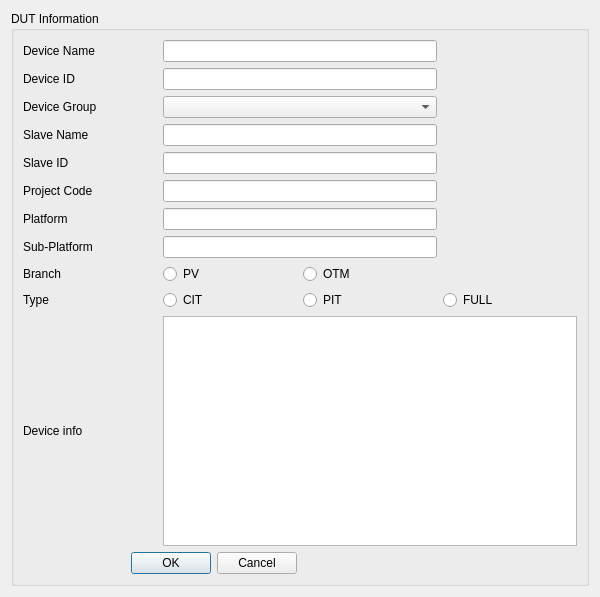
<?xml version="1.0" encoding="UTF-8"?>
<ui version="4.0">
 <class>Dialog</class>
 <widget class="QDialog" name="Dialog">
  <property name="geometry">
   <rect>
    <x>0</x>
    <y>0</y>
    <width>600</width>
    <height>597</height>
   </rect>
  </property>
  <property name="windowTitle">
   <string>DUT information</string>
  </property>
  <layout class="QGridLayout" name="gridLayout_2">
   <item row="0" column="0">
    <widget class="QGroupBox" name="groupBox">
     <property name="title">
      <string>DUT Information</string>
     </property>
     <layout class="QGridLayout" name="gridLayout">
      <item row="0" column="0">
       <widget class="QLabel" name="label">
        <property name="text">
         <string>Device Name</string>
        </property>
       </widget>
      </item>
      <item row="0" column="1" colspan="2">
       <widget class="QLineEdit" name="DeviceNamelineEdit"/>
      </item>
      <item row="1" column="0">
       <widget class="QLabel" name="label_2">
        <property name="text">
         <string>Device ID</string>
        </property>
       </widget>
      </item>
      <item row="1" column="1" colspan="2">
       <widget class="QLineEdit" name="DeviceIDlineEdit"/>
      </item>
      <item row="2" column="0">
       <widget class="QLabel" name="label_4">
        <property name="text">
         <string>Device Group</string>
        </property>
       </widget>
      </item>
      <item row="3" column="0">
       <widget class="QLabel" name="label_5">
        <property name="text">
         <string>Slave Name</string>
        </property>
       </widget>
      </item>
      <item row="3" column="1" colspan="2">
       <widget class="QLineEdit" name="SlaveDeviceNameLineEdit"/>
      </item>
      <item row="4" column="0">
       <widget class="QLabel" name="label_6">
        <property name="text">
         <string>Slave ID</string>
        </property>
       </widget>
      </item>
      <item row="4" column="1" colspan="2">
       <widget class="QLineEdit" name="SlaveDeviceIDLineEdit"/>
      </item>
      <item row="5" column="0">
       <widget class="QLabel" name="label_7">
        <property name="text">
         <string>Project Code</string>
        </property>
       </widget>
      </item>
      <item row="5" column="1" colspan="2">
       <widget class="QLineEdit" name="ProjectCodeLineEdit"/>
      </item>
      <item row="6" column="0">
       <widget class="QLabel" name="label_10">
        <property name="text">
         <string>Platform</string>
        </property>
       </widget>
      </item>
      <item row="6" column="1" colspan="2">
       <widget class="QLineEdit" name="PlatformLineEdit"/>
      </item>
      <item row="7" column="0">
       <widget class="QLabel" name="label_11">
        <property name="text">
         <string>Sub-Platform</string>
        </property>
       </widget>
      </item>
      <item row="7" column="1" colspan="2">
       <widget class="QLineEdit" name="SubPlatformLineEdit"/>
      </item>
      <item row="8" column="0">
       <widget class="QLabel" name="label_8">
        <property name="text">
         <string>Branch</string>
        </property>
       </widget>
      </item>
      <item row="8" column="1">
       <widget class="QRadioButton" name="radioButtonPV">
        <property name="text">
         <string>PV</string>
        </property>
        <property name="autoExclusive">
         <bool>false</bool>
        </property>
       </widget>
      </item>
      <item row="8" column="2">
       <widget class="QRadioButton" name="radioButtonOTM">
        <property name="text">
         <string>OTM</string>
        </property>
        <property name="autoExclusive">
         <bool>false</bool>
        </property>
       </widget>
      </item>
      <item row="9" column="0">
       <widget class="QLabel" name="label_9">
        <property name="text">
         <string>Type</string>
        </property>
       </widget>
      </item>
      <item row="9" column="1">
       <widget class="QRadioButton" name="radioButtonCIT">
        <property name="text">
         <string>CIT</string>
        </property>
        <property name="autoExclusive">
         <bool>false</bool>
        </property>
       </widget>
      </item>
      <item row="9" column="2">
       <widget class="QRadioButton" name="radioButtonPIT">
        <property name="text">
         <string>PIT</string>
        </property>
        <property name="autoExclusive">
         <bool>false</bool>
        </property>
       </widget>
      </item>
      <item row="9" column="3">
       <widget class="QRadioButton" name="radioButtonFULL">
        <property name="text">
         <string>FULL</string>
        </property>
        <property name="autoExclusive">
         <bool>false</bool>
        </property>
       </widget>
      </item>
      <item row="10" column="0">
       <widget class="QLabel" name="label_3">
        <property name="text">
         <string>Device info</string>
        </property>
       </widget>
      </item>
      <item row="10" column="1" colspan="3">
       <widget class="QTextEdit" name="DeviceInfoTextEdit"/>
      </item>
      <item row="11" column="0" colspan="2">
       <widget class="QDialogButtonBox" name="buttonBox">
        <property name="orientation">
         <enum>Qt::Horizontal</enum>
        </property>
        <property name="standardButtons">
         <set>QDialogButtonBox::Cancel|QDialogButtonBox::Ok</set>
        </property>
       </widget>
      </item>
      <item row="2" column="1" colspan="2">
       <widget class="QComboBox" name="DeviceGroupComboBox"/>
      </item>
     </layout>
    </widget>
   </item>
  </layout>
 </widget>
 <resources/>
 <connections>
  <connection>
   <sender>buttonBox</sender>
   <signal>accepted()</signal>
   <receiver>Dialog</receiver>
   <slot>accept()</slot>
   <hints>
    <hint type="sourcelabel">
     <x>248</x>
     <y>254</y>
    </hint>
    <hint type="destinationlabel">
     <x>157</x>
     <y>274</y>
    </hint>
   </hints>
  </connection>
  <connection>
   <sender>buttonBox</sender>
   <signal>rejected()</signal>
   <receiver>Dialog</receiver>
   <slot>reject()</slot>
   <hints>
    <hint type="sourcelabel">
     <x>316</x>
     <y>260</y>
    </hint>
    <hint type="destinationlabel">
     <x>286</x>
     <y>274</y>
    </hint>
   </hints>
  </connection>
 </connections>
</ui>
